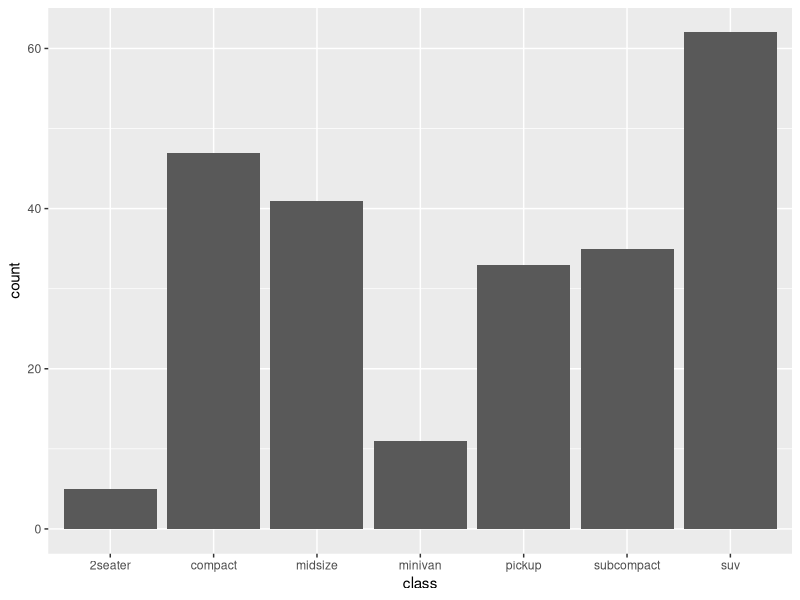
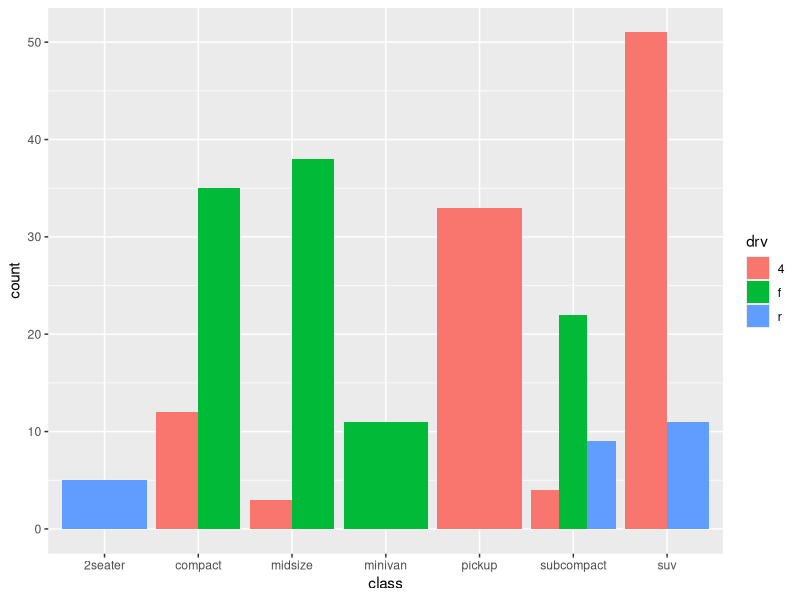
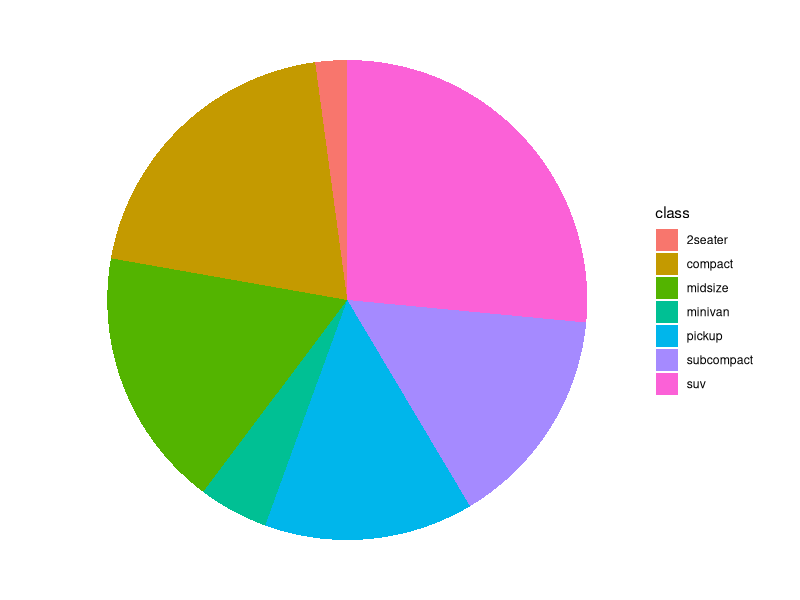
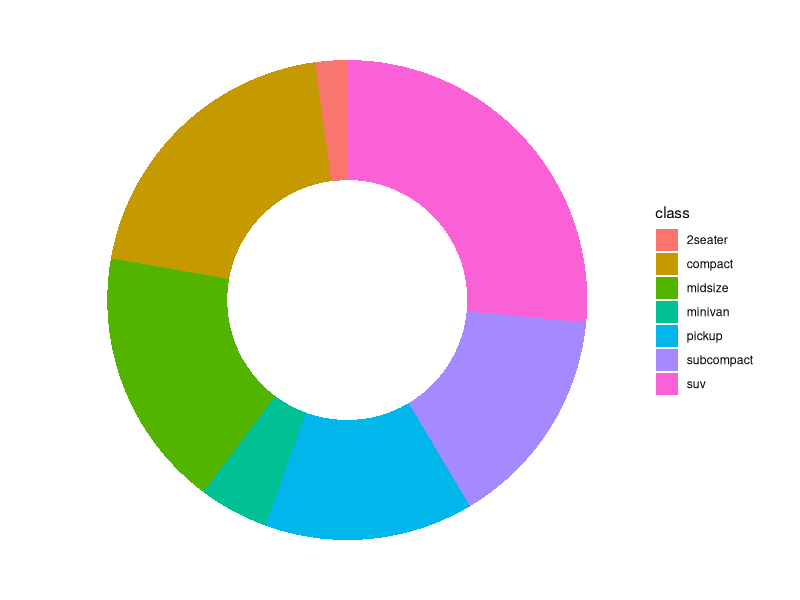

These charts were generated, in order, by the following R code:
## ---- chunk 1
#| echo: false

library(ggplot2)
## ---- chunk 2
#| out-width: 100%
#| echo: true
#| fig-title: "Basic Bar chart"
ggplot(mpg, aes(x = class)) +
  geom_bar()
## ---- chunk 3
#| fig-cap: "Grouped Bar Chart"
#| out-width: 100%
#| echo: true
ggplot(mpg, aes(x = class, fill = drv)) +
  geom_bar(position = "dodge")

## ---- chunk 4
#| fig-cap: "Pie Chart"
#| out-width: 100%
#| echo: true
ggplot(mpg, aes(x = "", fill = class)) +
  geom_bar(width = 1) +
  coord_polar("y") +
  theme_void()
## ---- chunk 5
#| fig-cap: "Donut Chart"
#| out-width: 100%
#| echo: true
ggplot(mpg, aes(x = 2, fill = class)) +
  geom_bar(width = 1) +
  coord_polar("y") +
  theme_void() +
  xlim(0.5, 2.5)
